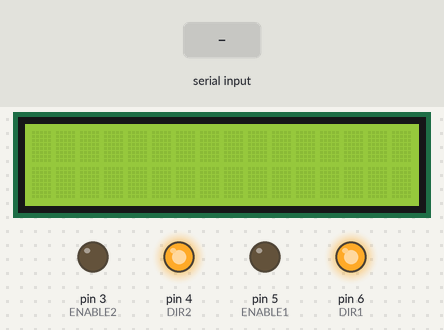
Bench run of a sketch on a simulated Arduino Uno, built with avr-gcc and run on an emulated ATmega328P. Shown: 16×2 character LCD, output pins drawn as LEDs (lit = HIGH). The inputs (shaded band) are chosen by the test bench.

Above: at 1.2 s.
1.3 s: "30,150\n" received over Serial
At 2.2 s:
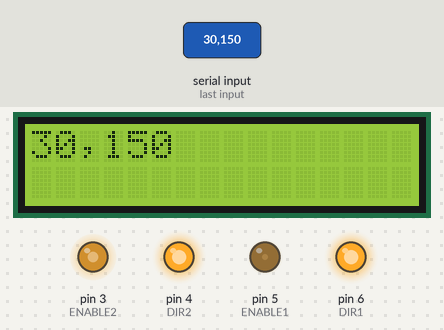
2.8 s: "90,45\n" received over Serial
At 3.3 s:
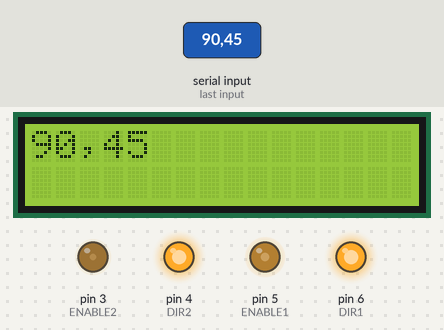
Timing chart, 0 to 5.8 s (numbered marks = the images above; inputs shaded):
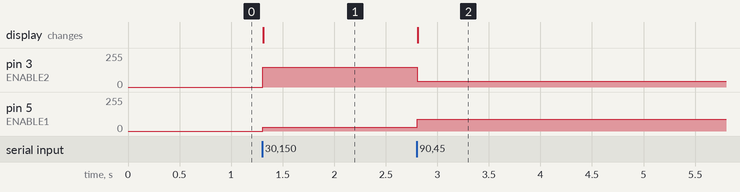

The sketch:

sketch_dec19a_test_serial_dronedroid.ino
```cpp
#include <LiquidCrystal.h>

// Initialize library with the interface pins
const int rs = 7, en = 8, d4 = 9, d5 = 10, d6 = 11, d7 = 12;
LiquidCrystal lcd(rs, en, d4, d5, d6, d7);

#define ENABLE1 5
#define ENABLE2 3
#define DIR1 6
#define DIR2 4


const float gravity = 100;

String inputString = "";         // A String to hold incoming data
boolean stringComplete = false;  // Whether the string is complete


void setup() {
  pinMode(ENABLE1, OUTPUT);
  pinMode(ENABLE2, OUTPUT);
  pinMode(DIR1, OUTPUT);
  pinMode(DIR2, OUTPUT);

  digitalWrite(DIR1, HIGH);
  digitalWrite(DIR2, HIGH);

  lcd.begin(16, 2);
  Serial.begin(9600);
  inputString.reserve(50);  // Reserve space to avoid fragmentation
  // Serial.setTimeout(10);

  // lcd.print("Input:");
  lcd.setCursor(0, 1);
}

void loop() {
  if (Serial.available()) {
    serialEvent();

      if (stringComplete) {

        // Expected format: pwm1,pwm2
        float pwm1 = 0;
        float pwm2 = 0;

        int commaIndex = inputString.indexOf(',');

        if (commaIndex > 0) {
          pwm1 = inputString.substring(0, commaIndex).toFloat();
          pwm2 = inputString.substring(commaIndex + 1).toFloat();
        }

        pwm1 = constrain(pwm1, 0, 255);
        pwm2 = constrain(pwm2, 0, 255);

        analogWrite(ENABLE1, (int)pwm1);
        analogWrite(ENABLE2, (int)pwm2);

        lcd.clear();
        lcd.setCursor(0, 0);
        lcd.print(inputString);

        inputString = "";
        stringComplete = false;
      }


    // Read X and Y as floats: "x,y\n"
    // float x = Serial.parseFloat();
    // float y = Serial.parseFloat();

    // Clamp values to gravity
    // x = constrain(x, -gravity, gravity);
    // y = constrain(y, -gravity, gravity);

    // Convert float → int for map()
    // int x_pwm = map(x, -gravity, gravity, 0, 255);
    // int y_pwm = map(y, -gravity, gravity, 0, 255);

    // analogWrite(ENABLE1, x_pwm);
    // analogWrite(ENABLE2, y_pwm);

    // LCD display
    // String inputString = Serial.readStringUntil('\n');
    // lcd.clear();

    // lcd.setCursor(0, 0);
    // lcd.print(inputString);
    // lcd.setCursor(1, 1);
    // lcd.print(y);
  }
}

void serialEvent() {
  while (Serial.available()) {
    char inChar = (char)Serial.read();

    if (inChar == '\n' || inChar == '\r') {
      if (inputString.length() > 0) {
        stringComplete = true;
      }
    } else {
      inputString += inChar;
    }
  }
}
```

Measured:
- after the input at 1.3 s, pin 3 (ENABLE2): 0/255 → 150/255 at once; pin 5 (ENABLE1): 0/255 → 30/255 at once; the display: changes at once (image 1)
- after the input at 2.8 s, pin 3 (ENABLE2): 150/255 → 45/255 at once; pin 5 (ENABLE1): 30/255 → 90/255 at once; the display: changes at once (image 2)
